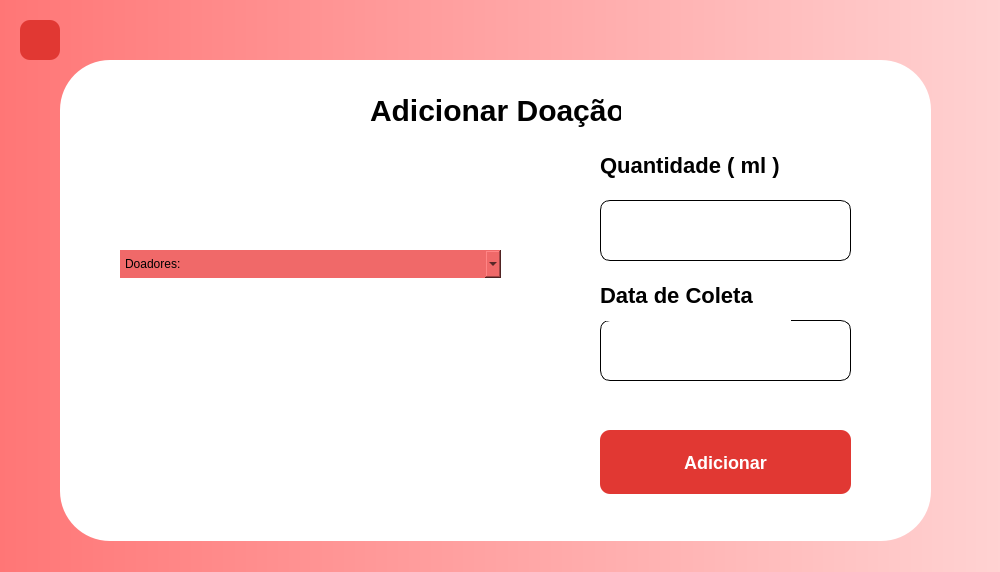
<?xml version="1.0" encoding="UTF-8"?>
<ui version="4.0">
 <class>AdicionarDoacao</class>
 <widget class="QMainWindow" name="AdicionarDoacao">
  <property name="geometry">
   <rect>
    <x>0</x>
    <y>0</y>
    <width>1000</width>
    <height>572</height>
   </rect>
  </property>
  <property name="minimumSize">
   <size>
    <width>1000</width>
    <height>572</height>
   </size>
  </property>
  <property name="maximumSize">
   <size>
    <width>1000</width>
    <height>572</height>
   </size>
  </property>
  <property name="windowTitle">
   <string>MainWindow</string>
  </property>
  <property name="windowOpacity">
   <double>85.000000000000000</double>
  </property>
  <property name="styleSheet">
   <string notr="true">QWidget#centralwidget{background-color: qlineargradient(spread:pad, x1:0, y1:0, x2:1, y2:0, stop:0 rgba(255,118,118,1), stop:1 rgba(255,210,210,1));}</string>
  </property>
  <widget class="QWidget" name="centralwidget">
   <widget class="QFrame" name="frLogarForm">
    <property name="geometry">
     <rect>
      <x>60</x>
      <y>60</y>
      <width>871</width>
      <height>481</height>
     </rect>
    </property>
    <property name="styleSheet">
     <string notr="true">background: #FFFFFF;
border-radius: 50px;
</string>
    </property>
    <property name="frameShape">
     <enum>QFrame::StyledPanel</enum>
    </property>
    <property name="frameShadow">
     <enum>QFrame::Raised</enum>
    </property>
    <widget class="QLabel" name="txtCadastroInstituicao">
     <property name="geometry">
      <rect>
       <x>310</x>
       <y>30</y>
       <width>251</width>
       <height>41</height>
      </rect>
     </property>
     <property name="font">
      <font>
       <pointsize>-1</pointsize>
       <bold>true</bold>
      </font>
     </property>
     <property name="styleSheet">
      <string notr="true">font-weight: 700;
font-size: 30px;
line-height: 36px;
color: #000000;

</string>
     </property>
     <property name="text">
      <string>Adicionar Doação</string>
     </property>
    </widget>
    <widget class="QLabel" name="txtNomeEntidade">
     <property name="geometry">
      <rect>
       <x>70</x>
       <y>130</y>
       <width>321</width>
       <height>17</height>
      </rect>
     </property>
     <property name="styleSheet">
      <string notr="true">font-weight: 700;
font-size: 16px;
line-height: 19px;
color: #000000;

</string>
     </property>
     <property name="text">
      <string/>
     </property>
    </widget>
    <widget class="QPushButton" name="buttonRegister">
     <property name="geometry">
      <rect>
       <x>540</x>
       <y>370</y>
       <width>251</width>
       <height>64</height>
      </rect>
     </property>
     <property name="styleSheet">
      <string notr="true">background: #E13833;
border-radius: 10px;
font-weight: 700;
font-size: 18px;
color: #FFFFFF;

</string>
     </property>
     <property name="text">
      <string>Adicionar</string>
     </property>
    </widget>
    <widget class="QLabel" name="errorNomeEntidade">
     <property name="geometry">
      <rect>
       <x>70</x>
       <y>220</y>
       <width>331</width>
       <height>20</height>
      </rect>
     </property>
     <property name="styleSheet">
      <string notr="true">color:#ff0000</string>
     </property>
     <property name="text">
      <string/>
     </property>
    </widget>
    <widget class="QLabel" name="errorEndereco">
     <property name="geometry">
      <rect>
       <x>470</x>
       <y>220</y>
       <width>321</width>
       <height>20</height>
      </rect>
     </property>
     <property name="styleSheet">
      <string notr="true">color:#ff0000</string>
     </property>
     <property name="text">
      <string/>
     </property>
    </widget>
    <widget class="QLabel" name="errorCnpj">
     <property name="geometry">
      <rect>
       <x>70</x>
       <y>340</y>
       <width>331</width>
       <height>20</height>
      </rect>
     </property>
     <property name="styleSheet">
      <string notr="true">color:#ff0000</string>
     </property>
     <property name="text">
      <string/>
     </property>
    </widget>
    <widget class="QLabel" name="errorSenha">
     <property name="geometry">
      <rect>
       <x>470</x>
       <y>340</y>
       <width>321</width>
       <height>20</height>
      </rect>
     </property>
     <property name="styleSheet">
      <string notr="true">color:#ff0000</string>
     </property>
     <property name="text">
      <string/>
     </property>
    </widget>
    <widget class="QLabel" name="txtEndereco">
     <property name="geometry">
      <rect>
       <x>540</x>
       <y>80</y>
       <width>191</width>
       <height>51</height>
      </rect>
     </property>
     <property name="styleSheet">
      <string notr="true">font-weight: 700;
font-size: 22px;
line-height: 19px;
color: #000000;

</string>
     </property>
     <property name="text">
      <string>Quantidade ( ml )</string>
     </property>
    </widget>
    <widget class="QLineEdit" name="inputSenha">
     <property name="geometry">
      <rect>
       <x>540</x>
       <y>140</y>
       <width>251</width>
       <height>61</height>
      </rect>
     </property>
     <property name="styleSheet">
      <string notr="true">
background: #FFFFFF;
border: 0.5px solid #000000;
border-radius: 10px;
</string>
     </property>
     <property name="text">
      <string/>
     </property>
     <property name="echoMode">
      <enum>QLineEdit::Password</enum>
     </property>
    </widget>
    <widget class="QLineEdit" name="inputEndereco">
     <property name="geometry">
      <rect>
       <x>540</x>
       <y>260</y>
       <width>251</width>
       <height>61</height>
      </rect>
     </property>
     <property name="styleSheet">
      <string notr="true">
background: #FFFFFF;
border: 0.5px solid #000000;
border-radius: 10px;
</string>
     </property>
    </widget>
    <widget class="QComboBox" name="comboBox">
     <property name="geometry">
      <rect>
       <x>60</x>
       <y>190</y>
       <width>381</width>
       <height>28</height>
      </rect>
     </property>
     <property name="statusTip">
      <string/>
     </property>
     <property name="styleSheet">
      <string notr="true">background-color: #F06969;</string>
     </property>
     <item>
      <property name="text">
       <string>Doadores: </string>
      </property>
     </item>
    </widget>
    <widget class="QLabel" name="txtEndereco_2">
     <property name="geometry">
      <rect>
       <x>540</x>
       <y>210</y>
       <width>191</width>
       <height>51</height>
      </rect>
     </property>
     <property name="styleSheet">
      <string notr="true">font-weight: 700;
font-size: 22px;
line-height: 19px;
color: #000000;
</string>
     </property>
     <property name="text">
      <string>Data de Coleta</string>
     </property>
    </widget>
   </widget>
   <widget class="QPushButton" name="buttonReturn">
    <property name="geometry">
     <rect>
      <x>20</x>
      <y>20</y>
      <width>40</width>
      <height>40</height>
     </rect>
    </property>
    <property name="sizePolicy">
     <sizepolicy hsizetype="Minimum" vsizetype="Fixed">
      <horstretch>40</horstretch>
      <verstretch>40</verstretch>
     </sizepolicy>
    </property>
    <property name="minimumSize">
     <size>
      <width>40</width>
      <height>40</height>
     </size>
    </property>
    <property name="maximumSize">
     <size>
      <width>40</width>
      <height>40</height>
     </size>
    </property>
    <property name="styleSheet">
     <string notr="true">QPushButton{

background: #E13833;
border-radius: 10px;
color:#ffffff;
}
QPushButton:hover{
background: #992C29;
border-radius: 10px;
color:#ffffff;
}

</string>
    </property>
    <property name="text">
     <string/>
    </property>
    <property name="icon">
     <iconset resource="../../../resouces.qrc">
      <normaloff>:/assets/icons/return.png</normaloff>:/assets/icons/return.png</iconset>
    </property>
   </widget>
  </widget>
  <widget class="QMenuBar" name="menubar">
   <property name="geometry">
    <rect>
     <x>0</x>
     <y>0</y>
     <width>0</width>
     <height>0</height>
    </rect>
   </property>
   <property name="maximumSize">
    <size>
     <width>0</width>
     <height>0</height>
    </size>
   </property>
  </widget>
  <widget class="QStatusBar" name="statusbar">
   <property name="maximumSize">
    <size>
     <width>0</width>
     <height>0</height>
    </size>
   </property>
  </widget>
 </widget>
 <resources>
  <include location="../../../resouces.qrc"/>
 </resources>
 <connections/>
</ui>
